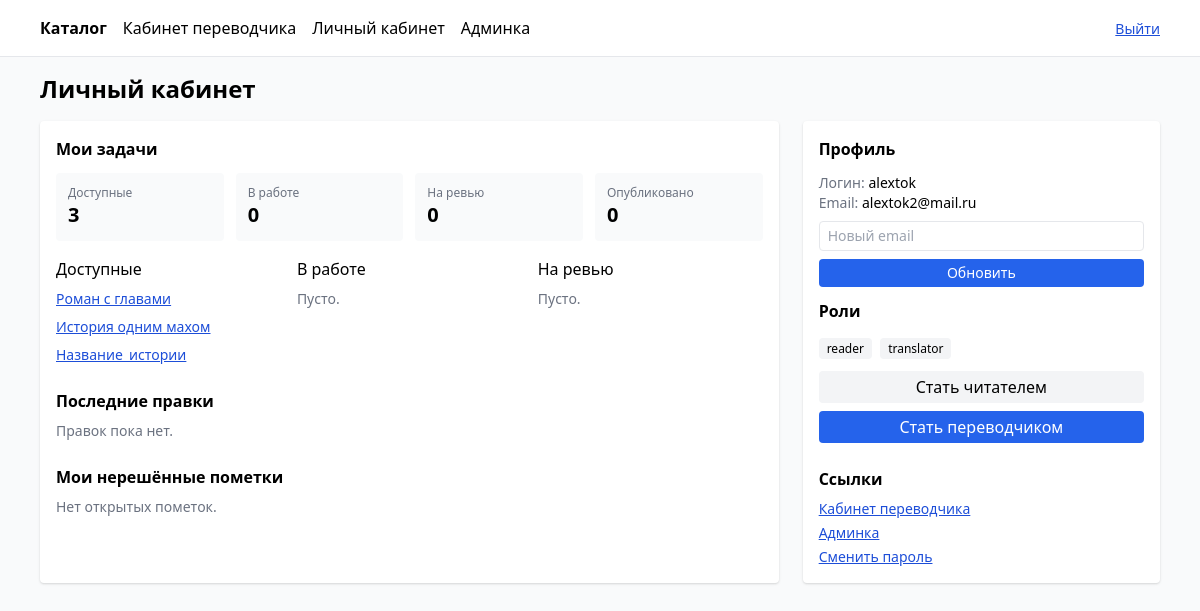
Before: /account/ (signed in) with the older database file.
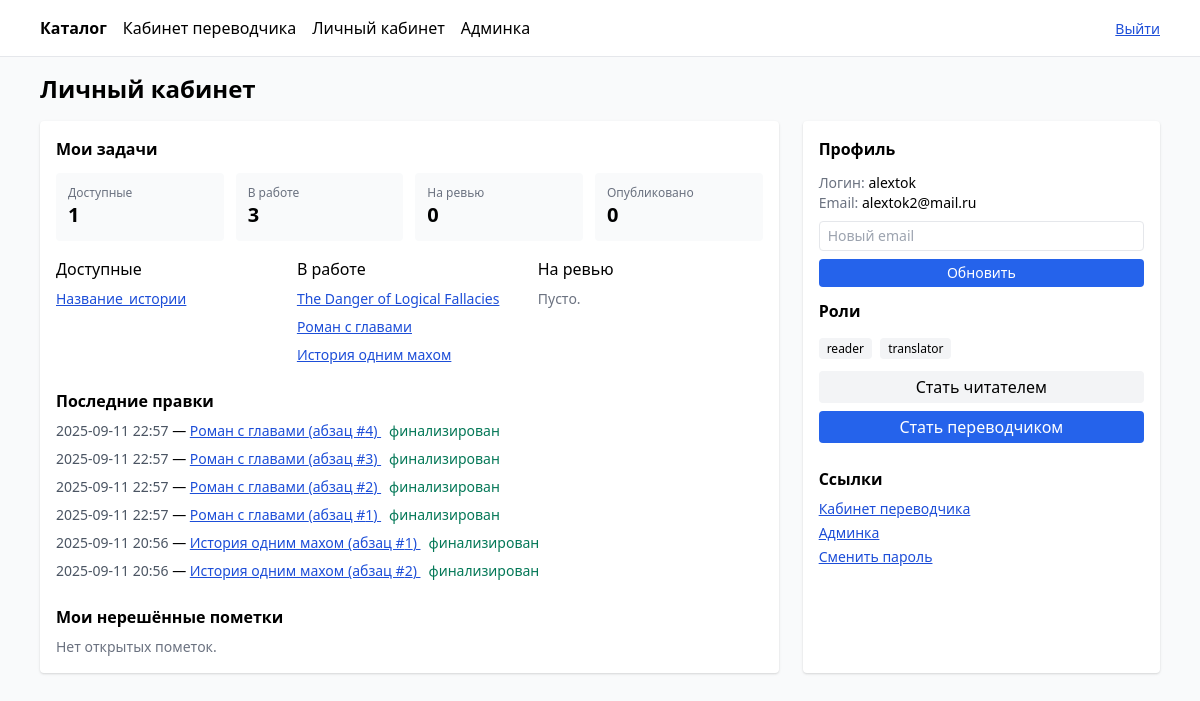
After: the same page with the newer database file.
### stories/models.py (models this page shows, shortened)
class Story(models.Model):
    title = models.CharField(max_length=255)
    slug = models.SlugField(max_length=260, unique=True)
    original_language = models.ForeignKey(Language, related_name="stories_original", on_delete=models.PROTECT)
    target_language = models.ForeignKey(Language, related_name="stories_target", on_delete=models.PROTECT)
    description = models.TextField(blank=True)
    status = models.CharField(max_length=20, choices=StoryStatus.choices, default=StoryStatus.DRAFT)
    tags = models.ManyToManyField(Tag, related_name="stories", blank=True)
    assigned_to = models.ForeignKey(User, null=True, blank=True, on_delete=models.SET_NULL, related_name="assigned_stories")
    paragraphs_count = models.PositiveIntegerField(default=0)
    translated_count = models.PositiveIntegerField(default=0)
    published_at = models.DateTimeField(null=True, blank=True)
    poster_url = models.URLField(blank=True, default="")
    class Meta:
        ordering = ["-id"]

class Paragraph(models.Model):
    story = models.ForeignKey(Story, related_name="paragraphs", on_delete=models.CASCADE)
    index = models.PositiveIntegerField()
    original_text = models.TextField()
    machine_text = models.TextField(blank=True)
    chapter = models.ForeignKey(Chapter, related_name="paragraphs", on_delete=models.CASCADE, null=True, blank=True)
    class Meta:
        unique_together = [("story", "index")]
        ordering = ["index"]

### translations/models.py (models this page shows, shortened)
class Translation(models.Model):
    paragraph = models.ForeignKey(Paragraph, related_name="translations", on_delete=models.CASCADE)
    translator = models.ForeignKey(User, related_name="translations", on_delete=models.CASCADE)
    text = models.TextField()
    is_finalized = models.BooleanField(default=False)
    updated_at = models.DateTimeField(auto_now=True)
    class Meta:
        unique_together = [("paragraph", "translator")]
        indexes = [
            models.Index(fields=["paragraph"]),
            models.Index(fields=["translator"]),
            models.Index(fields=["is_finalized"]),
        ]

### users/views_pages.py (the view, shortened to what this page needs)
class UserDashboardView(LoginRequiredMixin, TemplateView):
    template_name = "users/account.html"
    def get_context_data(self, **kwargs):
        ctx = super().get_context_data(**kwargs)
        u = self.request.user
        is_admin = _in_group(u, "admin")
        is_translator = _in_group(u, "translator") or is_admin
        available = Story.objects.filter(status=StoryStatus.DRAFT, assigned_to__isnull=True).count()
        my_in_progress = Story.objects.filter(status=StoryStatus.IN_TRANSLATION, assigned_to=u).count()
        my_review = Story.objects.filter(status=StoryStatus.REVIEW, assigned_to=u).count()
        my_published = Story.objects.filter(status=StoryStatus.PUBLISHED, assigned_to=u).count()
        review_queue = Story.objects.filter(status=StoryStatus.REVIEW).count() if is_admin else 0
        drafts_all = Story.objects.filter(status=StoryStatus.DRAFT).count() if is_admin else 0
        ctx["available_list"] = Story.objects.filter(status=StoryStatus.DRAFT, assigned_to__isnull=True).order_by("-id")[:6]
        ctx["in_progress_list"] = Story.objects.filter(status=StoryStatus.IN_TRANSLATION, assigned_to=u).order_by("-id")[:6]
        ctx["review_list"] = Story.objects.filter(status=StoryStatus.REVIEW, assigned_to=u).order_by("-id")[:6]
        ctx["recent_translations"] = Translation.objects.select_related("paragraph__story").filter(
            translator=u
        ).order_by("-updated_at")[:10]
        ctx["my_open_notes"] = ParagraphNote.objects.select_related("paragraph__story").filter(
            author=u, resolved=False
        ).order_by("-created_at")[:10]
        ctx["is_admin"] = is_admin
        ctx["is_translator"] = is_translator
        ctx["roles"] = list(u.groups.values_list("name", flat=True))
        ctx["stats"] = {
            "available": available,
            "in_progress": my_in_progress,
            "review": my_review,
            "published": my_published,
            "review_queue": review_queue,
            "drafts_all": drafts_all,
        }
        return ctx

### users/views_pages.py (called while the page is built)
def _in_group(user, name: str) -> bool:
    if not user.is_authenticated:
        return False
    if name == "admin":
        return user.is_superuser or user.is_staff or user.groups.filter(name="admin").exists()
    return user.groups.filter(name=name).exists()

### templates/users/account.html (shortened to what this page needs)
{% extends "base.html" %}
{% block content %}
<h1 class="text-2xl font-bold mb-4">Личный кабинет</h1>
<div class="grid md:grid-cols-3 gap-6">
    <section class="p-4 bg-white rounded shadow md:col-span-2">
        <h2 class="font-semibold mb-3">Мои задачи</h2>
        <div class="grid grid-cols-2 md:grid-cols-4 gap-3 mb-4">
            <div class="p-3 bg-gray-50 rounded">
                <div class="text-xs text-gray-500">Доступные</div>
                <div class="text-xl font-bold">{{ stats.available }}</div>
            </div>
            <div class="p-3 bg-gray-50 rounded">
                <div class="text-xs text-gray-500">В работе</div>
                <div class="text-xl font-bold">{{ stats.in_progress }}</div>
            </div>
            <div class="p-3 bg-gray-50 rounded">
                <div class="text-xs text-gray-500">На ревью</div>
                <div class="text-xl font-bold">{{ stats.review }}</div>
            </div>
            <div class="p-3 bg-gray-50 rounded">
                <div class="text-xs text-gray-500">Опубликовано</div>
                <div class="text-xl font-bold">{{ stats.published }}</div>
            </div>
        </div>
        <div class="grid md:grid-cols-3 gap-4">
            <div>
                <h3 class="font-medium mb-2">Доступные</h3>
                <ul class="space-y-2">
                    {% for s in available_list %}
                        <li class="text-sm">
                            <a class="text-blue-700 underline" href="{% if s.slug %}/translator/story/{{ s.slug }}/{% else %}/translator/story/id/{{ s.id }}/{% endif %}">{{ s.title }}</a>
                        </li>
                    {% empty %}
                        <li class="text-sm text-gray-500">Нет доступных.</li>
                    {% endfor %}
                </ul>
            </div>
            <div>
                <h3 class="font-medium mb-2">В работе</h3>
                <ul class="space-y-2">
                    {% for s in in_progress_list %}
                        <li class="text-sm">
                            <a class="text-blue-700 underline" href="{% if s.slug %}/translator/editor/{{ s.slug }}/{% else %}/translator/editor/id/{{ s.id }}/{% endif %}">{{ s.title }}</a>
                        </li>
                    {% empty %}
                        <li class="text-sm text-gray-500">Пусто.</li>
                    {% endfor %}
                </ul>
            </div>
            <div>
                <h3 class="font-medium mb-2">На ревью</h3>
                <ul class="space-y-2">
                    {% for s in review_list %}
                        <li class="text-sm">
                            <a class="text-blue-700 underline" href="{% if s.slug %}/translator/editor/{{ s.slug }}/{% else %}/translator/editor/id/{{ s.id }}/{% endif %}">{{ s.title }}</a>
                        </li>
                    {% empty %}
                        <li class="text-sm text-gray-500">Пусто.</li>
                    {% endfor %}
                </ul>
            </div>
        </div>
        <h2 class="font-semibold mt-6 mb-2">Последние правки</h2>
        <ul class="space-y-2">
            {% for t in recent_translations %}
                <li class="text-sm">
                    {% with s=t.paragraph.story %}
                        <span class="text-gray-600">{{ t.updated_at|date:"Y-m-d H:i" }}</span> —
                        <a class="text-blue-700 underline" href="{% if s.slug %}/translator/editor/{{ s.slug }}/{% else %}/translator/editor/id/{{ s.id }}/{% endif %}">
                            {{ s.title }} (абзац #{{ t.paragraph.index }})
                        </a>
                        {% if t.is_finalized %}<span class="ml-2 text-green-700">финализирован</span>{% endif %}
                    {% endwith %}
                </li>
            {% empty %}
                <li class="text-sm text-gray-500">Правок пока нет.</li>
            {% endfor %}
        </ul>
        <h2 class="font-semibold mt-6 mb-2">Мои нерешённые пометки</h2>
        <ul class="space-y-2">
            {% for n in my_open_notes %}
                <li class="text-sm">
                    {% with s=n.paragraph.story %}
                        <a class="text-blue-700 underline" href="{% if s.slug %}/translator/editor/{{ s.slug }}/{% else %}/translator/editor/id/{{ s.id }}/{% endif %}">
                            {{ s.title }} (абзац #{{ n.paragraph.index }})
                        </a> — {{ n.text|truncatechars:120 }}
                    {% endwith %}
                </li>
            {% empty %}
                <li class="text-sm text-gray-500">Нет открытых пометок.</li>
            {% endfor %}
        </ul>
    </section>
    <aside class="p-4 bg-white rounded shadow">
        <h2 class="font-semibold mb-3">Профиль</h2>
        <div class="text-sm mb-3">
            <div><span class="text-gray-500">Логин:</span> {{ request.user.username }}</div>
            <div><span class="text-gray-500">Email:</span> {{ request.user.email|default:"—" }}</div>
            <div class="mt-2">
                <form method="post">
                    <input name="email" type="email" placeholder="Новый email" class="border rounded px-2 py-1 w-full mb-2">
                    <button class="px-3 py-1 bg-blue-600 text-white rounded w-full">Обновить</button>
                </form>
            </div>
        </div>
        <h2 class="font-semibold mb-3">Роли</h2>
        <div class="mb-3">
            {% for g in roles %}
                <span class="text-xs bg-gray-100 px-2 py-0.5 rounded mr-1">{{ g }}</span>
            {% empty %}
                <span class="text-xs text-gray-400">Нет ролей</span>
            {% endfor %}
        </div>
        <div class="space-y-2">
            <form method="post">
                <button class="px-3 py-1 bg-gray-100 rounded w-full">Стать читателем</button>
            </form>
            <form method="post">
                <button class="px-3 py-1 bg-blue-600 text-white rounded w-full">Стать переводчиком</button>
            </form>
        </div>
        <h2 class="font-semibold mt-6 mb-2">Ссылки</h2>
        <ul class="text-sm space-y-1">
            <li><a class="text-blue-700 underline" href="{% url 'translator_dashboard' %}">Кабинет переводчика</a></li>
            <li><a class="text-blue-700 underline" href="/admin/">Админка</a></li>
            <li><a class="text-blue-700 underline" href="{% url 'password_change' %}">Сменить пароль</a></li>
        </ul>
    </aside>
</div>
{% endblock %}

### templates/base.html (shortened to what this page needs)
<!doctype html>
<html lang="ru" class="h-full bg-gray-50">
<head>
  <link href="https://cdn.jsdelivr.net/npm/tailwindcss@2.2.19/dist/tailwind.min.css" rel="stylesheet">
</head>
<body class="min-h-full">
  <nav class="bg-white border-b">
    <div class="max-w-6xl mx-auto p-4 flex gap-4">
      <a href="/" class="font-semibold">Каталог</a>
      <a href="/translator/dashboard/" class="">Кабинет переводчика</a>
      <a href="/account/">Личный кабинет</a>
      <a href="/admin/" class="">Админка</a>
      <div class="ml-auto flex gap-3">
      {% if request.user.is_authenticated %}
        <form method="post" action="{% url 'logout' %}" class="inline">
          <button class="text-sm text-blue-700 underline">Выйти</button>
        </form>
      {% else %}
        <a href="{% url 'login' %}?next={{ request.path }}" class="text-sm text-blue-700 underline">Войти</a>
        <a href="{% url 'signup' %}" class="text-sm text-blue-700 underline">Регистрация</a>
      {% endif %}
    </div>
    </div>
  </nav>
  <main class="max-w-6xl mx-auto p-4">
    {% block content %}{% endblock %}
  </main>
</body>
</html>

Changed rows visible on the page:
added Story: title "The Danger of Logical Fallacies", shown under "В работе"
changed Story "Роман с главами": moves from the list under "Доступные" to the list under "В работе"
changed Story "История одним махом": moves from the list under "Доступные" to the list under "В работе"
added Translation: updated_at "2025-09-11 22:57", paragraph.story "Роман с главами", paragraph.index "4", is_finalized "финализирован"
added Translation: updated_at "2025-09-11 22:57", paragraph.story "Роман с главами", paragraph.index "3", is_finalized "финализирован"
added Translation: updated_at "2025-09-11 22:57", paragraph.story "Роман с главами", paragraph.index "2", is_finalized "финализирован"
added Translation: updated_at "2025-09-11 22:57", paragraph.story "Роман с главами", paragraph.index "1", is_finalized "финализирован"
added Translation: updated_at "2025-09-11 20:56", paragraph.story "История одним махом", paragraph.index "1", is_finalized "финализирован"
added Translation: updated_at "2025-09-11 20:56", paragraph.story "История одним махом", paragraph.index "2", is_finalized "финализирован"
Other visible differences:
{{ stats.available }}: "3" → "1"
{{ stats.in_progress }}: "0" → "3"
text no longer shown: "Пусто. Правок пока нет."
